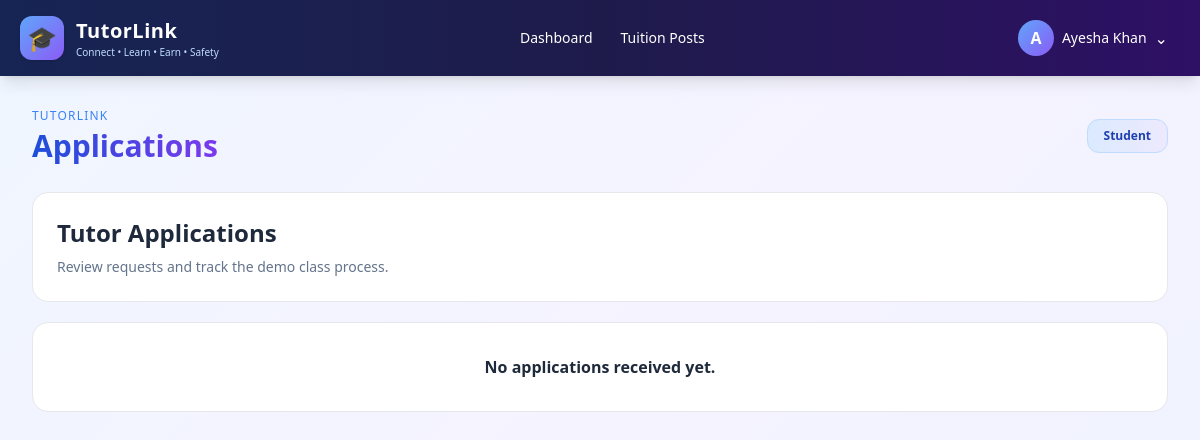
The app's page /tuitions/applications/ (signed in), older data.
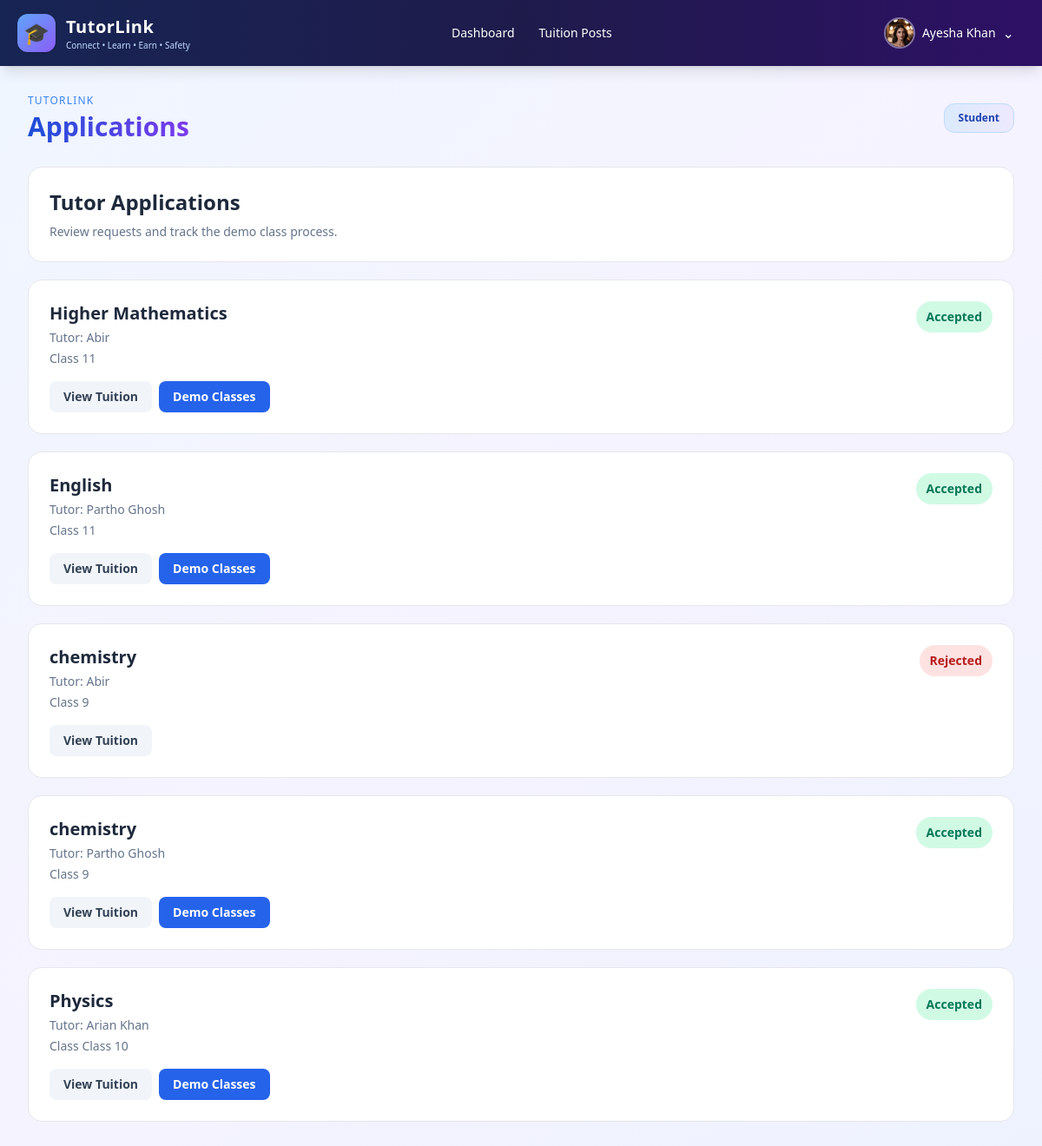
The same page, newer data.
### accounts/models.py (models this page shows, shortened)
class User(AbstractUser):
    class Role(models.TextChoices):
        ADMIN = 'ADMIN', 'Administrator'
        TUTOR = 'TUTOR', 'Tutor'
        STUDENT = 'STUDENT', 'Student'
    role = models.CharField(max_length=10, choices=Role.choices, default=Role.STUDENT)
    phone = models.CharField(max_length=20, blank=True)
    division = models.CharField(max_length=50, blank=True)
    district = models.CharField(max_length=50, blank=True)
    area = models.CharField(max_length=100, blank=True)
    profile_picture = models.ImageField(upload_to='profiles/', blank=True, null=True)
    bio = models.TextField(blank=True)
    is_verified = models.BooleanField(default=False)
    institution = models.CharField(max_length=150, blank=True)
    academic_level = models.CharField(max_length=50, blank=True)
    monthly_budget = models.DecimalField(max_digits=10, decimal_places=2, null=True, blank=True)

### tuitions/models.py (models this page shows, shortened)
class TuitionApplication(models.Model):
    class Status(models.TextChoices):
        PENDING = "PENDING", "Pending"
        ACCEPTED = "ACCEPTED", "Accepted"
        REJECTED = "REJECTED", "Rejected"
    tuition = models.ForeignKey(
        TuitionPost,
        on_delete=models.CASCADE,
        related_name="applications",
    )
    tutor = models.ForeignKey(
        settings.AUTH_USER_MODEL,
        on_delete=models.CASCADE,
        related_name="tuition_applications",
    )
    status = models.CharField(
        max_length=10,
        choices=Status.choices,
        default=Status.PENDING,
    )
    applied_at = models.DateTimeField(auto_now_add=True)
    review_rating = models.PositiveSmallIntegerField(
        null=True,
        blank=True,
    )
    review_text = models.TextField(blank=True)
    reviewed_at = models.DateTimeField(null=True, blank=True)
    class Meta:
        ordering = ["-applied_at"]
        constraints = [
            models.UniqueConstraint(
                fields=["tuition", "tutor"],
                name="unique_tutor_application_per_tuition",
            )
        ]

class TuitionPost(models.Model):
    student = models.ForeignKey(
        settings.AUTH_USER_MODEL,
        on_delete=models.CASCADE,
    )
    target_tutor = models.ForeignKey(
        settings.AUTH_USER_MODEL,
        on_delete=models.SET_NULL,
        null=True,
        blank=True,
        related_name="targeted_tuition_posts",
    )
    subject = models.CharField(max_length=100)
    class_level = models.CharField(max_length=50)
    description = models.TextField()
    budget_min = models.PositiveIntegerField()
    budget_max = models.PositiveIntegerField()
    division = models.CharField(max_length=100)
    district = models.CharField(max_length=100)
    area = models.CharField(max_length=100)
    preferred_days = models.CharField(max_length=100)
    time_slot = models.CharField(max_length=100)
    teaching_mode = models.CharField(
        max_length=20,
        choices=[
            ("ONLINE", "Online"),
            ("OFFLINE", "Offline"),
        ],
        default="ONLINE",
    )
    image = models.ImageField(
        upload_to="tuition_posts/",
        blank=True,
        null=True,
    )
    status = models.CharField(max_length=20, default="OPEN")
    created_at = models.DateTimeField(auto_now_add=True)

### tuitions/views.py (the view)
# urls.py: path("applications/", views.applications, name="applications"),
@login_required
def applications(request):
    if is_student(request.user):
        received_applications = TuitionApplication.objects.filter(
            tuition__student=request.user
        ).select_related("tuition", "tutor", "tuition__target_tutor")
        my_applications = None
    elif is_tutor(request.user):
        received_applications = None
        my_applications = TuitionApplication.objects.filter(
            tutor=request.user
        ).select_related("tuition", "tuition__student")
    elif is_admin(request.user):
        received_applications = TuitionApplication.objects.select_related(
            "tuition", "tutor", "tuition__student"
        )
        my_applications = None
    else:
        raise PermissionDenied
    return render(request, "tuitions/applications.html", {
        "received_applications": received_applications,
        "my_applications": my_applications,
        "is_student": is_student(request.user),
        "is_tutor": is_tutor(request.user),
        "is_admin": is_admin(request.user),
        "role_name": request.user.get_role_display(),
    })

### tuitions/views.py (called while the page is built)
def is_admin(user):
    return user.is_superuser or str(
        getattr(user, "role", "")
    ).upper() == "ADMIN"

def is_student(user):
    return str(getattr(user, "role", "")).upper() == "STUDENT"

def is_tutor(user):
    return str(getattr(user, "role", "")).upper() == "TUTOR"

### templates/tuitions/applications.html (shortened to what the changed rows need)
{% extends 'accounts/dashboards/base_dashboard.html' %}
{% block content %}
<div class="max-w-6xl mx-auto space-y-5">
    <div class="bg-white border rounded-2xl p-6">
        <h2 class="text-2xl font-bold">
            {% if is_tutor %}My Applications & Requests
            {% else %}Tutor Applications{% endif %}
        </h2>
    </div>
    {% if is_tutor %}
        {% for application in my_applications %}
        <article class="bg-white border rounded-2xl p-6">
            <div class="flex flex-wrap justify-between gap-3">
                <div>
                    <h3 class="text-xl font-bold">
                        {{ application.tuition.subject }}
                    </h3>
                    <p class="text-sm text-slate-500 mt-1">
                        Class {{ application.tuition.class_level }}
                    </p>
                    <p class="text-sm text-slate-500 mt-1">
                        Student:
                        {{ application.tuition.student.get_full_name|default:application.tuition.student.username }}
                    </p>
                    <p class="text-sm text-slate-500 mt-1">
                        Budget: ৳{{ application.tuition.budget_min }}–৳{{ application.tuition.budget_max }}
                    </p>
                    <p class="text-sm text-slate-500 mt-1">
                        Location: {{ application.tuition.area }},
                        {{ application.tuition.district }}
                    </p>
                </div>
                <div class="space-y-2 text-right">
                    {% if application.tuition.target_tutor_id == request.user.pk %}
                    <span class="block text-xs rounded-full bg-purple-100 text-purple-700 px-3 py-2">
                        Personal Request
                    </span>
                    {% endif %}
                    <span class="inline-block rounded-full px-3 py-2 text-sm font-semibold
                        {% if application.status == 'ACCEPTED' %}
                            bg-emerald-100 text-emerald-700
                        {% elif application.status == 'REJECTED' %}
                            bg-red-100 text-red-700
                        {% else %}
                            bg-amber-100 text-amber-700
                        {% endif %}">
                        {{ application.get_status_display }}
                    </span>
                </div>
            </div>
            <p class="text-sm text-slate-500 mt-4">
                Received/applied on {{ application.applied_at|date:"M d, Y" }}
            </p>
            <div class="mt-4 flex flex-wrap gap-2">
                <a href="{% url 'tuitions:post_detail' application.tuition.pk %}"
                   class="px-4 py-2 rounded-lg bg-slate-100 text-slate-700 text-sm font-semibold">
                    View Tuition
                </a>
                {% if application.status == 'PENDING' and application.tuition.status == 'OPEN' and application.tuition.target_tutor_id == request.user.pk %}
                <form method="post"
                      action="{% url 'tuitions:accept_application' application.pk %}">
                    {% csrf_token %}
                    <button type="submit"
                            class="px-4 py-2 rounded-lg bg-emerald-600 text-white text-sm font-semibold">
                        Accept Request
                    </button>
                </form>
                <form method="post"
                      action="{% url 'tuitions:reject_application' application.pk %}">
                    {% csrf_token %}
                    <button type="submit"
                            class="px-4 py-2 rounded-lg bg-red-50 text-red-700 text-sm font-semibold">
                        Reject Request
                    </button>
                </form>
                {% endif %}
                {% if application.status == 'ACCEPTED' %}
                <a href="{% url 'tuitions:demo_classes' %}"
                   class="px-4 py-2 rounded-lg bg-blue-600 text-white text-sm font-semibold">
                    Schedule / View Demo
                </a>
                {% endif %}
            </div>
        </article>
        {% empty %}
        <div class="bg-white border rounded-2xl p-8 text-center">
            <p class="font-semibold">You have no applications or personal requests yet.</p>
            <a href="{% url 'tuitions:post_list' %}"
               class="inline-block mt-4 px-5 py-3 rounded-xl bg-blue-600 text-white">
                Find Tuition
            </a>
        </div>
        {% endfor %}
    {% else %}
        {% for application in received_applications %}
        <article class="bg-white border rounded-2xl p-6">
            <div class="flex flex-wrap justify-between gap-3">
                <div>
                    <h3 class="text-xl font-bold">
                        {{ application.tuition.subject }}
                    </h3>
                    <p class="text-sm text-slate-500 mt-1">
                        Tutor:
                        {{ application.tutor.get_full_name|default:application.tutor.username }}
                    </p>
                    <p class="text-sm text-slate-500 mt-1">
                        Class {{ application.tuition.class_level }}
                    </p>
                </div>
                <span class="h-fit rounded-full px-3 py-2 text-sm font-semibold
                    {% if application.status == 'ACCEPTED' %}
                        bg-emerald-100 text-emerald-700
                    {% elif application.status == 'REJECTED' %}
                        bg-red-100 text-red-700
                    {% else %}
                        bg-amber-100 text-amber-700
                    {% endif %}">
                    {{ application.get_status_display }}
                </span>
            </div>
            <div class="mt-4 flex flex-wrap gap-2">
                <a href="{% url 'tuitions:post_detail' application.tuition.pk %}"
                   class="px-4 py-2 rounded-lg bg-slate-100 text-slate-700 text-sm font-semibold">
                    View Tuition
                </a>
                {% if application.status == 'ACCEPTED' %}
                <a href="{% url 'tuitions:demo_classes' %}"
                   class="px-4 py-2 rounded-lg bg-blue-600 text-white text-sm font-semibold">
                    Demo Classes
                </a>
                {% endif %}
            </div>
        </article>
        {% empty %}
        <div class="bg-white border rounded-2xl p-8 text-center">
            <p class="font-semibold">No applications received yet.</p>
        </div>
        {% endfor %}
    {% endif %}
</div>
{% endblock %}

### templates/accounts/dashboards/base_dashboard.html (shortened to what this page needs)
<!DOCTYPE html>
<html lang="en">
<head>
    <script src="https://cdn.tailwindcss.com"></script>
</head>
<body class="min-h-screen text-slate-800">
    <nav class="bg-gradient-to-r from-blue-950 via-indigo-950 to-violet-950 text-white shadow-lg">
        <div class="max-w-7xl mx-auto px-5">
            <div class="flex flex-wrap items-center justify-between gap-4 min-h-[76px]">
                <a href="{% url 'role_dashboard' %}"
                   class="flex items-center gap-3 shrink-0">
                    <div class="w-11 h-11 rounded-xl bg-gradient-to-br from-blue-400 to-violet-500 flex items-center justify-center text-2xl shadow">
                        🎓
                    </div>
                    <div>
                        <div class="font-bold text-xl tracking-wide">TutorLink</div>
                        <div class="text-[10px] text-blue-200">
                            Connect • Learn • Earn • Safety
                        </div>
                    </div>
                </a>
                <div class="flex flex-wrap items-center gap-1 text-sm font-medium">
                    <a href="{% url 'role_dashboard' %}"
                       class="px-3 py-2 rounded-lg hover:bg-white/10 transition">
                        Dashboard
                    </a>
                    <a href="{% url 'tuitions:post_list' %}"
                       class="px-3 py-2 rounded-lg hover:bg-white/10 transition">
                        Tuition Posts
                    </a>
                </div>
                <div class="relative shrink-0" id="profileDropdown">
                    <button type="button"
                            id="profileButton"
                            aria-expanded="false"
                            aria-controls="profileMenu"
                            class="flex items-center gap-2 px-3 py-2 rounded-xl hover:bg-white/10 transition">
                        {% if user.profile_picture %}
                            <img src="{{ user.profile_picture.url }}"
                                 alt="Profile picture"
                                 class="w-9 h-9 rounded-full object-cover border-2 border-white/40">
                        {% else %}
                            <div class="w-9 h-9 rounded-full bg-gradient-to-br from-blue-400 to-violet-500 flex items-center justify-center font-bold">
                                {{ user.username|first|upper }}
                            </div>
                        {% endif %}
                        <span class="text-sm font-medium max-w-[150px] truncate">
                            {{ user.get_full_name|default:user.username }}
                        </span>
                        <span id="profileArrow" aria-hidden="true">⌄</span>
                    </button>
                </div>
            </div>
        </div>
    </nav>
    <main class="p-5 md:p-8">
        <div class="max-w-7xl mx-auto">
            <div class="flex flex-wrap items-center justify-between gap-4 mb-7">
                <div>
                    <div class="text-xs text-blue-500 uppercase tracking-widest mb-1">
                        TutorLink
                    </div>
                    <h1 class="text-3xl font-bold gradient-heading">
                    </h1>
                </div>
                <div class="px-4 py-2 bg-gradient-to-r from-blue-100 to-violet-100 rounded-xl border border-blue-200 text-xs font-bold text-blue-800">
                    {{ role_name }}
                </div>
            </div>
            {% block content %}{% endblock %}
        </div>
    </main>
</body>
</html>

Row changes from the older to the newer data that the page shows:
changed User "Ayesha Khan": profile_picture: picture added; username|first "A" → (not shown)
added TuitionApplication: tuition.subject "Higher Mathematics", tutor.get_full_name "Abir", tuition.class_level "11", status "Accepted", shows "Demo Classes"
added TuitionApplication: tuition.subject "English", tutor.get_full_name "Partho Ghosh", tuition.class_level "11", status "Accepted", shows "Demo Classes"
added TuitionApplication: tuition.subject "chemistry", tutor.get_full_name "Abir", tuition.class_level "9", status "Rejected"
added TuitionApplication: tuition.subject "chemistry", tutor.get_full_name "Partho Ghosh", tuition.class_level "9", status "Accepted", shows "Demo Classes"
added TuitionApplication: tuition.subject "Physics", tutor.get_full_name "Arian Khan", tuition.class_level "Class 10", status "Accepted", shows "Demo Classes"
Text that changed along with them:
text no longer shown: "No applications received yet."
